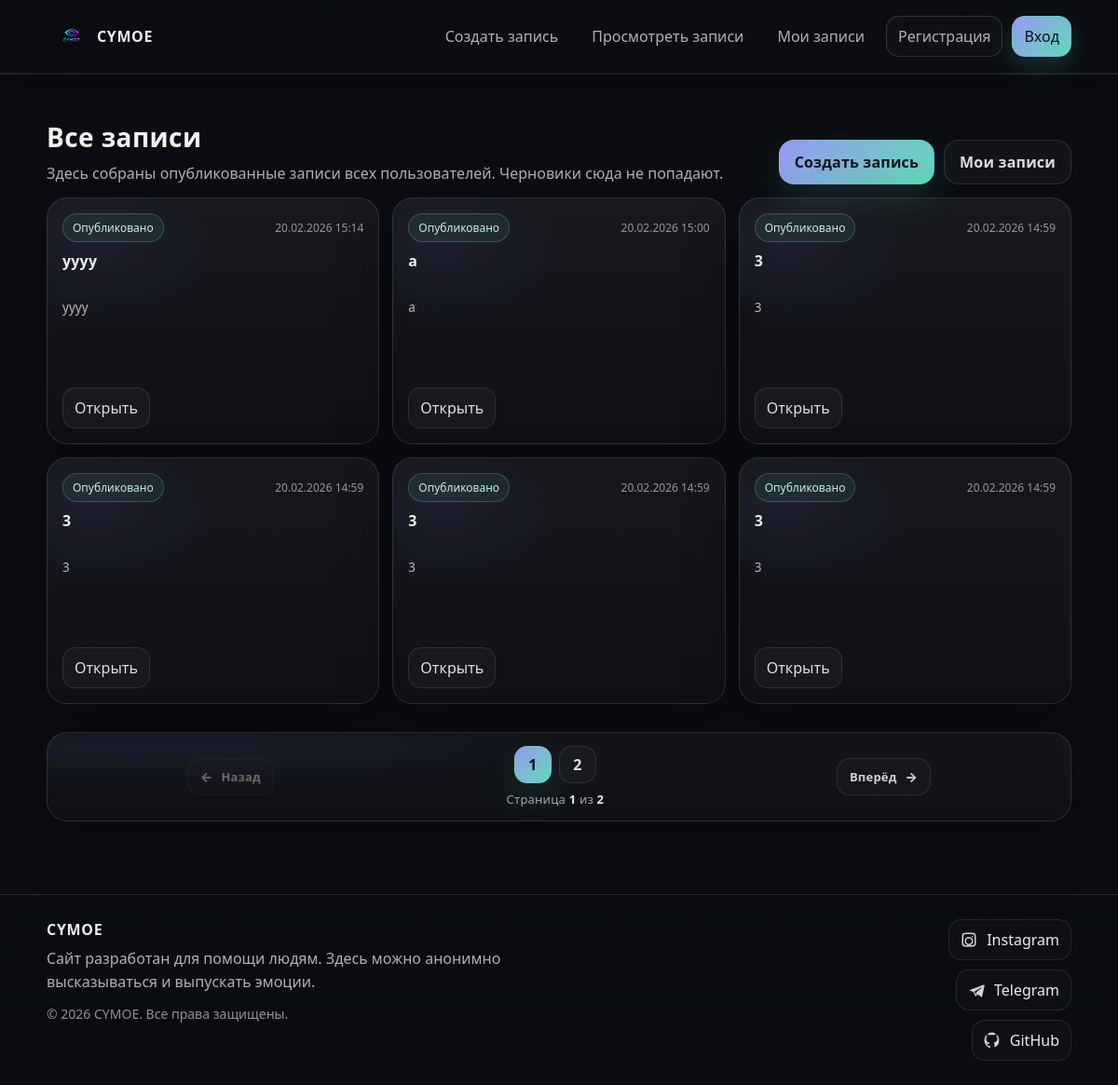
Before: /view_note/ with the older database file.
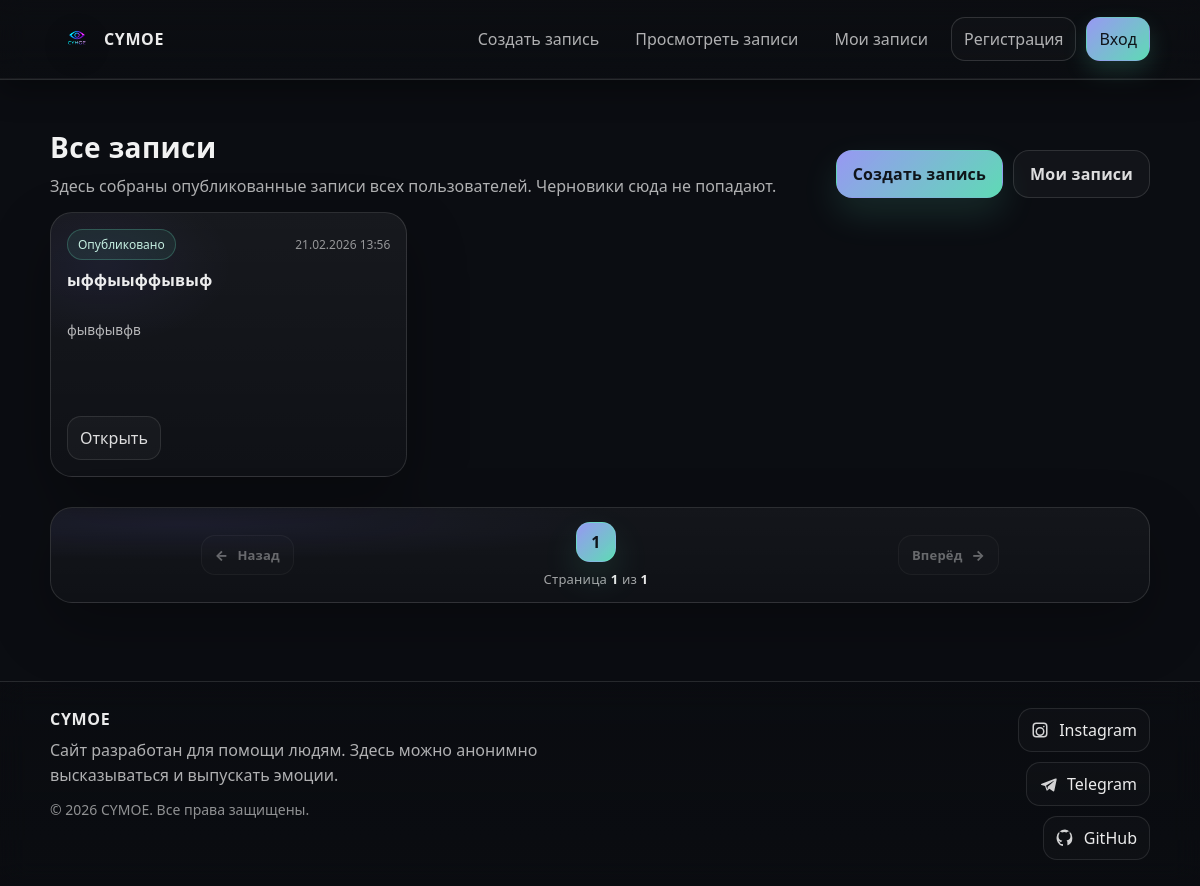
After: the same page with the newer database file.
### blog/models.py (models this page shows, shortened)
class Post(models.Model):
    title = models.CharField(max_length=100, unique=False)
    slug = models.SlugField(max_length=100, unique_for_date='publish')
    text = models.TextField(max_length=10000)
    author = models.ForeignKey(User, on_delete=models.CASCADE, null=True)
    created = models.DateTimeField(auto_now_add=True)
    publish = models.DateTimeField(default=timezone.now)
    class Meta:
        ordering = ['-publish']
        indexes = [
            models.Index(fields=['-publish']),
        ]
        get_latest_by = 'created'
    def get_absolute_url(self):
        return reverse("blog:detail_post_all", kwargs={"id": self.id,
                                                       "year": self.publish.year,
                                                       "month": self.publish.month,
                                                       "day": self.publish.day,
                                                       "slug": self.slug
                                                       })

### blog/views.py (the view)
# urls.py: path('view_note/', views.view_note, name='view_note'),
def view_note(request):
    posts = Post.objects.all()
    paginator = Paginator(posts, 6)
    page_number = request.GET.get('page', 1)
    try:
        posts = paginator.page(page_number)
    except EmptyPage:
        posts = paginator.page(paginator.num_pages)
    except PageNotAnInteger:
        posts = paginator.page(1)
    return render(request, 'notes/view_note.html', {'posts': posts})

### templates/notes/view_note.html (shortened to what this page needs)
{% extends "base.html" %}
{% load static %}
{% block extra_css %}
<link rel="stylesheet" href="{% static 'css/user_note.css' %}">
<link rel="stylesheet" href="{% static 'css/paginator.css' %}">
{% endblock %}
{% block content %}
<section class="my-notes">
  <div class="head">
    <div class="head-left">
      <h1 class="title">Все записи</h1>
      <p class="subtitle">
        Здесь собраны опубликованные записи всех пользователей. Черновики сюда не попадают.
      </p>
    </div>
    <div class="head-right">
      <a class="btn btn-primary" href="{% url 'blog:create_note' %}">
        Создать запись
      </a>
      <a class="btn btn-ghost" href="{% url 'blog:user_note' %}">Мои записи</a>
    </div>
  </div>
  {% if posts %}
    <div class="grid">
      {% for post in posts %}
        <article class="card">
          <div class="card-top">
            <div class="badges">
              <span class="badge badge-pub">Опубликовано</span>
            </div>
            <div class="date">
              {% if post.publish %}{{ post.publish|date:"d.m.Y H:i" }}{% endif %}
            </div>
          </div>
          <h2 class="card-title">{{ post.title }}</h2>
          <div class="preview" data-collapsible="1">
            {{ post.text|truncatechars:260 }}
          </div>
          <div class="card-actions">
            <a class="link-btn" href="{{ post.get_absolute_url}}">
              Открыть
            </a>
          </div>
        </article>
      {% endfor %}
      {% include 'notes/pagination.html' with page=posts %}
    </div>
  {% endif %}
</section>
{% endblock %}

Changed rows visible on the page:
removed Post: publish "20.02.2026 15:14", title "уууу", text "уууу"
removed Post: publish "20.02.2026 15:00", title "а", text "а"
removed Post: publish "20.02.2026 14:59", title "3", text "3"
removed Post: publish "20.02.2026 14:59", title "3", text "3"
removed Post: publish "20.02.2026 14:59", title "3", text "3"
removed Post: publish "20.02.2026 14:59", title "3", text "3"
now on this page (row edited): Post: publish "21.02.2026 13:56", title "ыффыыффывыф", text "фывфывфв"
Other visible differences:
{{ page.paginator.num_pages }}: "2" → "1"
list line gone: "2"
